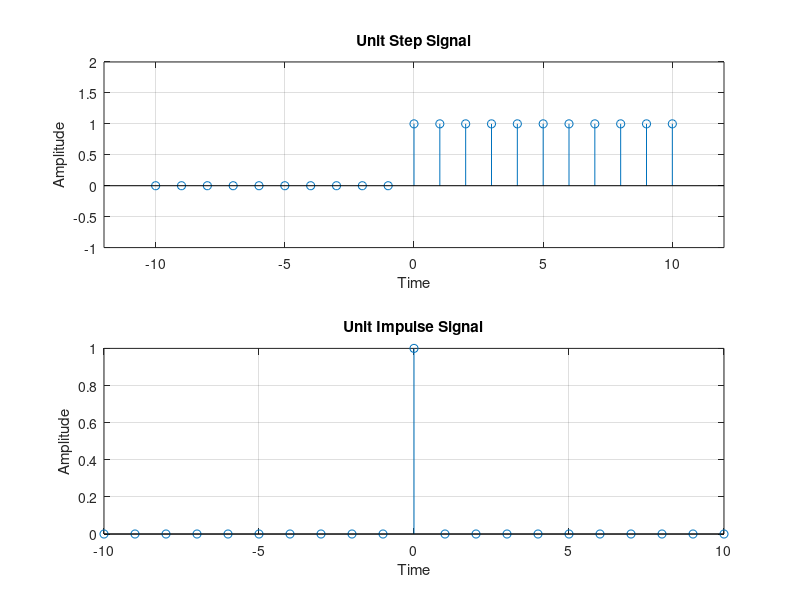

MATLAB code to generate this figure:
%1.Unit Step Signal

n=-10:10;
u=[zeros(1,10) ones(1,11)];
subplot(2,1,1);
stem(n,u);
axis([-12 12 -1 2])
xlabel('Time');
ylabel('Amplitude');
title('Unit Step Signal');
grid on;

%2. unit impulse


u=[zeros(1,10) 1 zeros(1,10)];
subplot(2,1,2);
stem(n,u);
xlabel('Time');
ylabel('Amplitude');
title('Unit Impulse Signal');
grid on;

% Exponential signal



%4.	Unit ramp signal

%5. Unit parabolic signal
%6. Unit rectangle pulse
%7. Triangular signal
%8. Sinusoidal signal
%9. Symmetric (Even) and Antisymmetric (Odd) signals
